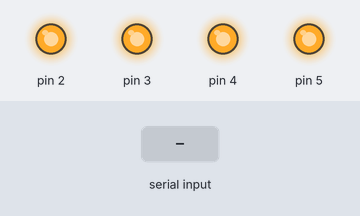
A sketch run on a simulated Arduino Uno, built with avr-gcc and run on an emulated ATmega328P. Parts: output pins drawn as LEDs (lit = HIGH). Inputs (shaded band) come from the test bench.

Above: at 1.2 s.
1.3 s: "c" received over Serial
At 2.5 s:
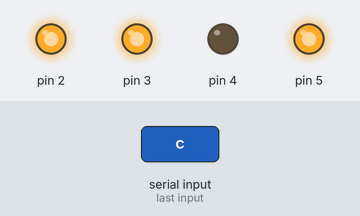
3.3 s: "a" received over Serial
At 3.5 s:
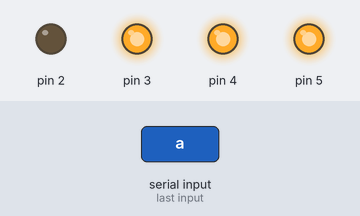
5.2 s: "b" received over Serial
At 5.4 s:
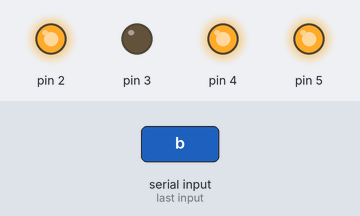
7.1 s: "d" received over Serial
At 8.1 s:
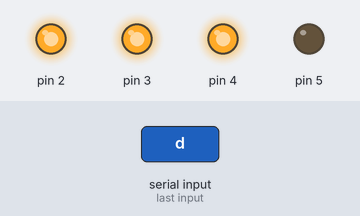
9.1 s: "e" received over Serial
At 9.4 s:
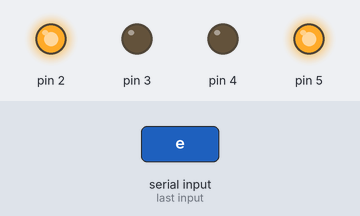
11.1 s: "f" received over Serial
At 11.4 s:
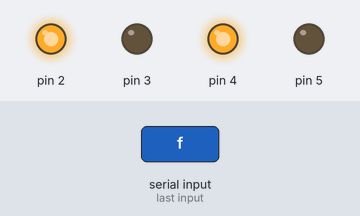
Timing chart, 0 to 14.1 s (numbered marks = the images above; inputs shaded):
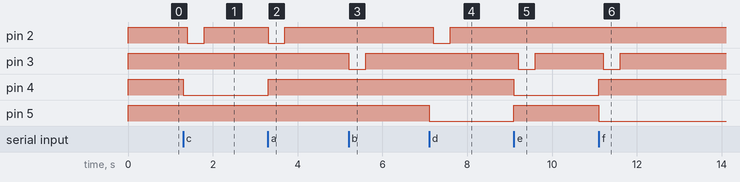

The sketch:

readFromSerial.ino
```cpp
void setup() {
  // initialize serial communication:
  Serial.begin(9600);
   // initialize the LED pins:
      for (int thisPin = 2; thisPin < 6; thisPin++) {
        pinMode(thisPin, OUTPUT);
      }

      for (int thisPin = 2; thisPin < 6; thisPin++) {
        digitalWrite(thisPin, HIGH);
      }

}

void loop() {
  // read the sensor:
  if (Serial.available() > 0) {
    int inByte = Serial.read();
    // do something different depending on the character received.
    // The switch statement expects single number values for each case;
    // in this exmaple, though, you're using single quotes to tell
    // the controller to get the ASCII value for the character.  For
    // example 'a' = 97, 'b' = 98, and so forth:

   // car controls
   // 2 = forward
   // 3 = backward
   // 4 = left
   // 5 = right

    switch (inByte) {

    case 'a':    //forward
      // turn all the LEDs off:
//      for (int thisPin = 2; thisPin < 6; thisPin++) {
//        digitalWrite(thisPin, HIGH);
//      }
      for (int thisPin = 4; thisPin < 6; thisPin++) {
        digitalWrite(thisPin, HIGH);
      }
      digitalWrite(2, LOW);
      break;

    case 'b':    //backward
//      for (int thisPin = 2; thisPin < 6; thisPin++) {
//        digitalWrite(thisPin, HIGH);
//      }
      for (int thisPin = 4; thisPin < 6; thisPin++) {
        digitalWrite(thisPin, HIGH);
      }
      digitalWrite(3, LOW);
      break;

    case 'c':    //forward left
//      for (int thisPin = 2; thisPin < 6; thisPin++) {
//        digitalWrite(thisPin, HIGH);
//      }
      digitalWrite(5, HIGH);
//      delay(50);
      digitalWrite(4, LOW);
      delay(100);
      digitalWrite(2, LOW);
      break;

    case 'd':    //forward right
//      for (int thisPin = 2; thisPin < 6; thisPin++) {
//        digitalWrite(thisPin, HIGH);
//      }
      digitalWrite(4, HIGH);
//      delay(50);
      digitalWrite(5, LOW);
      delay(100);
      digitalWrite(2, LOW);
      break;
    case 'e':    //backward left
//      for (int thisPin = 2; thisPin < 6; thisPin++) {
//        digitalWrite(thisPin, HIGH);
//      }
      digitalWrite(5, HIGH);
      digitalWrite(4, LOW);
      delay(100);
      digitalWrite(3, LOW);
      break;

    case 'f':    //backward right
//      for (int thisPin = 2; thisPin < 6; thisPin++) {
//        digitalWrite(thisPin, HIGH);
//      }
      digitalWrite(4, HIGH);
      digitalWrite(5, LOW);
      delay(100);
      digitalWrite(3, LOW);
      break;
    default:
      // turn all the LEDs off:
      for (int thisPin = 2; thisPin < 6; thisPin++) {
        digitalWrite(thisPin, HIGH);
      }
     }
     delay(400);
     for (int thisPin = 2; thisPin < 4; thisPin++) {
       digitalWrite(thisPin, HIGH);
//     for (int thisPin = 2; thisPin < 6; thisPin++) {
//       digitalWrite(thisPin, HIGH);
     //delay(100);
    }
  }
}
```

Measured:
- after the input at 1.3 s, pin 2: HIGH → LOW after 0.10 s, → HIGH 0.40 s later; pin 4: HIGH → LOW at once
- after the input at 3.3 s, pin 2: HIGH → LOW at once, → HIGH 0.40 s later; pin 4: LOW → HIGH at once
- after the input at 5.2 s, pin 3: HIGH → LOW at once, → HIGH 0.40 s later
- after the input at 7.1 s, pin 2: HIGH → LOW after 0.10 s, → HIGH 0.40 s later; pin 5: HIGH → LOW at once
- after the input at 9.1 s, pin 3: HIGH → LOW after 0.10 s, → HIGH 0.40 s later; pin 4: HIGH → LOW at once; pin 5: LOW → HIGH at once
- after the input at 11.1 s, pin 3: HIGH → LOW after 0.10 s, → HIGH 0.40 s later; pin 4: LOW → HIGH at once; pin 5: HIGH → LOW at once
